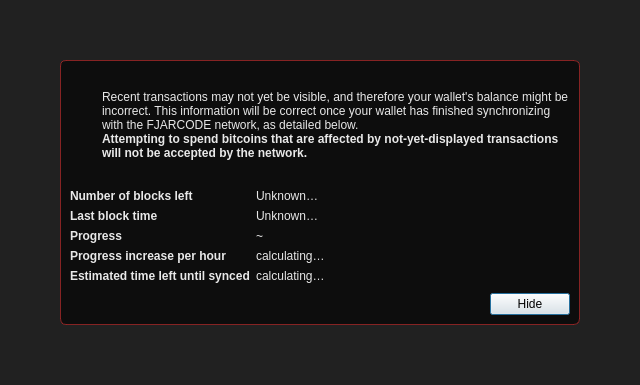
<?xml version="1.0" encoding="UTF-8"?>
<ui version="4.0">
 <class>ModalOverlay</class>
 <widget class="QWidget" name="ModalOverlay">
  <property name="geometry">
   <rect>
    <x>0</x>
    <y>0</y>
    <width>640</width>
    <height>385</height>
   </rect>
  </property>
  <property name="windowTitle">
   <string>Form</string>
  </property>
  <layout class="QVBoxLayout" name="verticalLayout" stretch="0">
   <property name="sizeConstraint">
    <enum>QLayout::SetDefaultConstraint</enum>
   </property>
   <property name="leftMargin">
    <number>0</number>
   </property>
   <property name="topMargin">
    <number>0</number>
   </property>
   <property name="rightMargin">
    <number>0</number>
   </property>
   <property name="bottomMargin">
    <number>0</number>
   </property>
   <item>
    <widget class="QWidget" name="bgWidget" native="true">
     <property name="styleSheet">
      <string notr="true">#bgWidget { background: rgba(0,0,0,220); }</string>
     </property>
     <layout class="QVBoxLayout" name="verticalLayoutMain" stretch="1">
      <property name="leftMargin">
       <number>60</number>
      </property>
      <property name="topMargin">
       <number>60</number>
      </property>
      <property name="rightMargin">
       <number>60</number>
      </property>
      <property name="bottomMargin">
       <number>60</number>
      </property>
      <item>
       <widget class="QWidget" name="contentWidget" native="true">
        <property name="styleSheet">
         <string notr="true">#contentWidget { background: rgba(12,12,12,242); border: 1px solid rgba(180,40,40,180); border-radius: 6px; }

      QLabel { color: rgb(232,232,232); }</string>
        </property>
        <layout class="QVBoxLayout" name="verticalLayoutSub" stretch="1,0,0,0">
         <property name="spacing">
          <number>0</number>
         </property>
         <property name="leftMargin">
          <number>10</number>
         </property>
         <property name="topMargin">
          <number>10</number>
         </property>
         <property name="rightMargin">
          <number>10</number>
         </property>
         <property name="bottomMargin">
          <number>10</number>
         </property>
         <item>
          <layout class="QHBoxLayout" name="horizontalLayoutIconText" stretch="0,1">
           <property name="topMargin">
            <number>20</number>
           </property>
           <item>
            <layout class="QVBoxLayout" name="verticalLayoutIcon">
             <property name="leftMargin">
              <number>0</number>
             </property>
             <item>
              <widget class="QPushButton" name="warningIcon">
               <property name="enabled">
                <bool>true</bool>
               </property>
               <property name="styleSheet">
                <string notr="true">QPushButton { border: 0; background: transparent; padding: 0px; }</string>
               </property>
               <property name="text">
                <string/>
               </property>
               <property name="icon">
                <iconset>
                 <normaloff>:/icons/warning</normaloff>
                 <disabledoff>:/icons/warning</disabledoff>:/icons/warning</iconset>
               </property>
               <property name="iconSize">
                <size>
                 <width>48</width>
                 <height>48</height>
                </size>
               </property>
               <property name="flat">
                <bool>true</bool>
               </property>
              </widget>
             </item>
             <item>
              <spacer name="verticalSpacerWarningIcon">
               <property name="orientation">
                <enum>Qt::Vertical</enum>
               </property>
               <property name="sizeHint" stdset="0">
                <size>
                 <width>20</width>
                 <height>40</height>
                </size>
               </property>
              </spacer>
             </item>
            </layout>
           </item>
           <item>
            <layout class="QVBoxLayout" name="verticalLayoutInfoText">
             <property name="leftMargin">
              <number>0</number>
             </property>
             <property name="topMargin">
              <number>0</number>
             </property>
             <item>
              <widget class="QLabel" name="infoText">
               <property name="text">
                <string>Recent transactions may not yet be visible, and therefore your wallet's balance might be incorrect. This information will be correct once your wallet has finished synchronizing with the FJARCODE network, as detailed below.</string>
               </property>
               <property name="textFormat">
                <enum>Qt::RichText</enum>
               </property>
               <property name="wordWrap">
                <bool>true</bool>
               </property>
              </widget>
             </item>
             <item>
              <widget class="QLabel" name="infoTextStrong">
               <property name="font">
                <font>
                 <weight>75</weight>
                 <bold>true</bold>
                </font>
               </property>
               <property name="text">
                <string>Attempting to spend bitcoins that are affected by not-yet-displayed transactions will not be accepted by the network.</string>
               </property>
               <property name="textFormat">
                <enum>Qt::RichText</enum>
               </property>
               <property name="wordWrap">
                <bool>true</bool>
               </property>
              </widget>
             </item>
             <item>
              <spacer name="verticalSpacerInTextSpace">
               <property name="orientation">
                <enum>Qt::Vertical</enum>
               </property>
               <property name="sizeHint" stdset="0">
                <size>
                 <width>20</width>
                 <height>40</height>
                </size>
               </property>
              </spacer>
             </item>
            </layout>
           </item>
          </layout>
         </item>
         <item>
          <spacer name="verticalSpacerAfterText">
           <property name="orientation">
            <enum>Qt::Vertical</enum>
           </property>
           <property name="sizeHint" stdset="0">
            <size>
             <width>20</width>
             <height>40</height>
            </size>
           </property>
          </spacer>
         </item>
         <item>
          <layout class="QFormLayout" name="formLayout">
           <property name="fieldGrowthPolicy">
            <enum>QFormLayout::FieldsStayAtSizeHint</enum>
           </property>
           <property name="horizontalSpacing">
            <number>6</number>
           </property>
           <property name="verticalSpacing">
            <number>6</number>
           </property>
           <property name="topMargin">
            <number>10</number>
           </property>
           <item row="0" column="0">
            <widget class="QLabel" name="labelNumberOfBlocksLeft">
             <property name="font">
              <font>
               <weight>75</weight>
               <bold>true</bold>
              </font>
             </property>
             <property name="text">
              <string>Number of blocks left</string>
             </property>
            </widget>
           </item>
           <item row="0" column="1">
            <widget class="QLabel" name="numberOfBlocksLeft">
             <property name="text">
              <string>Unknown…</string>
             </property>
            </widget>
           </item>
           <item row="1" column="0">
            <widget class="QLabel" name="labelLastBlockTime">
             <property name="font">
              <font>
               <weight>75</weight>
               <bold>true</bold>
              </font>
             </property>
             <property name="text">
              <string>Last block time</string>
             </property>
            </widget>
           </item>
           <item row="1" column="1">
            <widget class="QLabel" name="newestBlockDate">
             <property name="sizePolicy">
              <sizepolicy hsizetype="Maximum" vsizetype="Preferred">
               <horstretch>0</horstretch>
               <verstretch>0</verstretch>
              </sizepolicy>
             </property>
             <property name="text">
              <string>Unknown…</string>
             </property>
            </widget>
           </item>
           <item row="2" column="0">
            <widget class="QLabel" name="labelSyncDone">
             <property name="font">
              <font>
               <weight>75</weight>
               <bold>true</bold>
              </font>
             </property>
             <property name="text">
              <string>Progress</string>
             </property>
            </widget>
           </item>
           <item row="2" column="1">
            <layout class="QHBoxLayout" name="horizontalLayoutSync" stretch="0,1">
             <item>
              <widget class="QLabel" name="percentageProgress">
               <property name="text">
                <string notr="true">~</string>
               </property>
              </widget>
             </item>
            </layout>
           </item>
           <item row="4" column="0">
            <widget class="QLabel" name="labelProgressIncrease">
             <property name="font">
              <font>
               <weight>75</weight>
               <bold>true</bold>
              </font>
             </property>
             <property name="text">
              <string>Progress increase per hour</string>
             </property>
            </widget>
           </item>
           <item row="4" column="1">
            <widget class="QLabel" name="progressIncreasePerH">
             <property name="text">
              <string>calculating…</string>
             </property>
            </widget>
           </item>
           <item row="5" column="0">
            <widget class="QLabel" name="labelEstimatedTimeLeft">
             <property name="font">
              <font>
               <weight>75</weight>
               <bold>true</bold>
              </font>
             </property>
             <property name="text">
              <string>Estimated time left until synced</string>
             </property>
            </widget>
           </item>
           <item row="5" column="1">
            <widget class="QLabel" name="expectedTimeLeft">
             <property name="text">
              <string>calculating…</string>
             </property>
            </widget>
           </item>
          </layout>
         </item>
         <item>
          <layout class="QHBoxLayout" name="horizontalLayoutButtons">
           <property name="leftMargin">
            <number>10</number>
           </property>
           <property name="topMargin">
            <number>10</number>
           </property>
           <item>
            <spacer name="horizontalSpacer">
             <property name="orientation">
              <enum>Qt::Horizontal</enum>
             </property>
             <property name="sizeHint" stdset="0">
              <size>
               <width>40</width>
               <height>20</height>
              </size>
             </property>
            </spacer>
           </item>
           <item>
            <widget class="QPushButton" name="closeButton">
             <property name="text">
              <string>Hide</string>
             </property>
             <property name="shortcut">
              <string>Esc</string>
             </property>
             <property name="focusPolicy">
              <enum>Qt::StrongFocus</enum>
             </property>
             <property name="default">
              <bool>true</bool>
             </property>
            </widget>
           </item>
          </layout>
         </item>
        </layout>
       </widget>
      </item>
     </layout>
    </widget>
   </item>
  </layout>
 </widget>
 <resources/>
 <connections/>
</ui>
